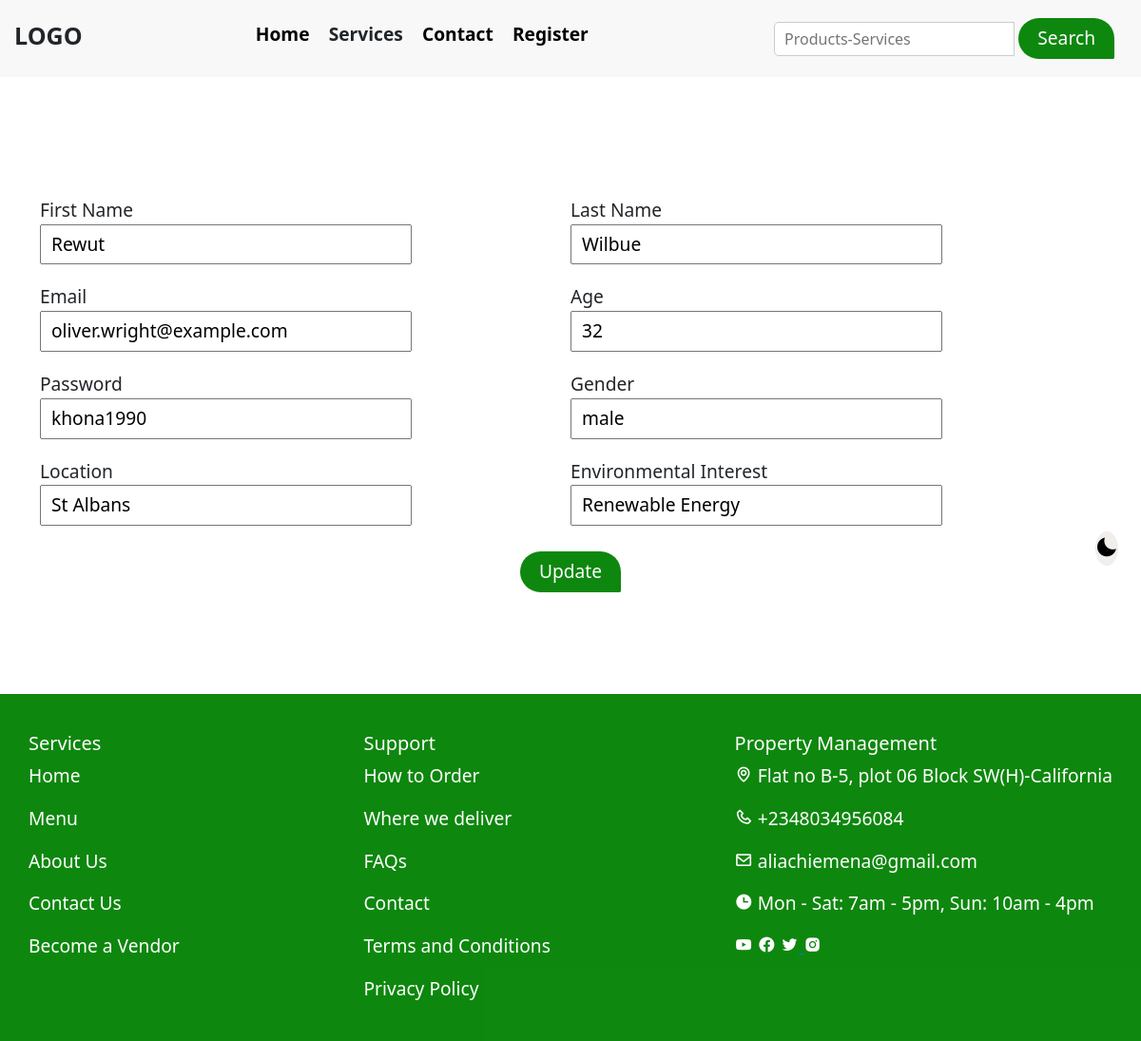
The page /update_resident_frontend.php?Resident_id=1 on the database its author committed.
### tables this page shows
CREATE TABLE `resident` (
  `Resident_id` int(11) NOT NULL,
  `FirstName` varchar(255) NOT NULL,
  `LastName` varchar(255) NOT NULL,
  `Email` varchar(50) NOT NULL,
  `AGE` int(11) DEFAULT NULL,
  `Password` varchar(255) NOT NULL,
  `Gender` enum('male','female','other') DEFAULT NULL,
  `Location` varchar(255) DEFAULT NULL,
  `Environmental_interests` varchar(255) DEFAULT NULL
);

### update_resident_frontend.php (the view, shortened to what this page needs)
<?php
require_once('nav.php');
?>
<!DOCTYPE html>
<html lang="en">
<head>
    <link href='https://unpkg.com/boxicons@2.1.4/css/boxicons.min.css' rel='stylesheet'>
    <link rel="stylesheet" href="https://cdn.jsdelivr.net/npm/bootstrap@5.3.3/dist/css/bootstrap.min.css" />
    <link rel="stylesheet" href="../Frontend/public/resident.css">
</head>
<body>
    <main class="container_fluid">
        <div class="container-fluid backgroundChanger">
            <button id="background" type="button"><i class='backgroundNew bx bxs-moon'></i></button>
        </div>
        <?php
       $conn = db_connect();
       $resident_id = isset($_GET['Resident_id']);
       if (isset($_GET['Resident_id'])) {
           $sql = "SELECT * FROM Resident WHERE Resident_id = $resident_id";
           $result = $conn->query($sql);
           if ($result->num_rows > 0) {
               $row = $result->fetch_assoc();
               ?>
                <form action="update_resident_backend.php?Resident_id=<?php echo $row['Resident_id']; ?>" method="POST">
                    <div id="formControl" class="fullname container">
                        <div class="div_mobile_space">
                            <div>
                                <label for="firstname">First Name</label>
                            </div>
                            <input type="text" name="firstname" id="firstname" value="<?php echo $row['FirstName']; ?>">
                        </div>
                        <div class="div_mobile_space">
                        <div>
                            <label for="lastname">Last Name</label>
                        </div>
                        <input type="text" name="lastname" id="lastname" value="<?php echo $row['LastName']; ?>">
                        </div>
                    </div>
                    <div id="formControl" class="fullname container">
                        <div class="div_mobile_space">
                            <div>
                                <label for="email">Email</label>
                            </div>
                            <input type="text" name="email" id="email" value="<?php echo $row['Email']; ?>">
                        </div>
                        <div class="div_mobile_space">
                            <div>
                                <label for="age">Age</label>
                            </div>
                            <input type="number" name="age" id="age" value="<?php echo $row['AGE']; ?>">
                        </div>
                    </div>
                    <div id="formControl" class="email container">
                        <div class="div_mobile_space">
                            <div>
                                <label for="password">Password</label>
                            </div>
                            <input type="text" name="password" id="password" value="<?php echo $row['Password']; ?>">
                        </div>
                        <div class="div_mobile_space">
                            <div>
                                <label for="gender">Gender</label>
                            </div>
                            <input type="text" name="gender" id="gender" value="<?php echo $row['Gender']; ?>">
                        </div>
                    </div>
                    <div id="formControl" class="email container">
                        <div class="div_mobile_space">
                            <div>
                                <label for="location">Location</label>
                            </div>
                            <input type="text" name="location" id="location" value="<?php echo $row['Location']; ?>">
                        </div>
                        <div class="div_mobile_space">
                            <div>
                                <label for="environmental_interest">Environmental Interest</label>
                            </div>
                            <input type="text" name="environmental_interest" id="environmental_interest" value="<?php echo $row['Environmental_interests']; ?>">
                        </div>
                    </div>
                    <center>
                        <div style="text-align: center;" class="btn residentSignupbtn">
                            <button class="button" type="submit" name="Submit">Update</button>
                        </div>
                    </center>
                </form>
    </main>
    <footer id="footer">
        <div class="container footerFlex">
            <div class="services_footer">
                <h5>Services</h5>
                <p><a href="index.html">Home</a></p>
                <p><a href="menu.html">Menu</a></p>
                <p><a href="">About Us</a></p>
                <p><a href="contactUs.html">Contact Us</a></p>
                <p><a href="">Become a Vendor</a></p>
            </div>
            <div class="support">
                <h5>Support</h5>
                <p><a href="">How to Order</a></p>
                <p><a href="">Where we deliver</a></p>
                <p><a href="">FAQs</a></p>
                <p><a href="">Contact</a></p>
                <p><a href="">Terms and Conditions</a></p>
                <p><a href="">Privacy Policy</a></p>
            </div>
            <div class="propertyManagement">
                <h5>Property Management</h5>
                <p><span><i class='bx bx-map'></i></span> Flat no B-5, plot 06 Block SW(H)-California</p>
                <p><span><i class='bx bx-phone'></i></span> +2348034956084</p>
                <p><span><i class='bx bx-envelope'></i></span> aliachiemena@gmail.com</p>
                <p><span><i class='bx bxs-time'></i></span> Mon - Sat: 7am - 5pm, Sun: 10am - 4pm</p>
                <div class="socialHandles">
                    <a href=""><span><i class='bx bxl-youtube'></i></span></a>
                    <a href=""><span><i class='bx bxl-facebook-circle'></i></span></a>
                    <a href=""><span><i class='bx bxl-twitter'></i></span>
                    </a>
                    <a href=""><span><i class='bx bxl-instagram-alt'></i><span></a>
                </div>
            </div>
        </div>
    </footer>
</body>
</html>
<?php
}
}

### Frontend/public/resident.css (style rules this page uses)
* { box-sizing: border-box; }
:root { --pink: rgb(240, 69, 43); --pinkAlt: rgb(199, 50, 27); --red: red; --green: rgb(86, 141, 51); --greenAlt: rgba(0, 129, 0, 0.945); --greentexiary: rgb(32, 150, 124); --blue: rgb(30, 144, 255); --sec_white: white; --sec_gray: rgb(248, 248, 248); --texiary_yellow: rgb(255, 238, 136); --texiary_brown: rgb(204, 187, 168); --milkcolor: rgb(241, 238, 236); --black: black; --grey: rgba(24, 23, 23, 0.301); --border-radius: 30px 30px 2px; --font-size: 1.2rem; }
div { font-size: var(--font-size); }
.button { background-color: var(--greenAlt); border: none; font-size: 1.2rem; padding: 7px 20px; color: var(--sec_white); transition: 300ms; border-radius: var(--border-radius); }
main { margin-bottom: 100px; }
.backgroundChanger { cursor: pointer; position: sticky; text-align: end; padding-top: 10px; left: 95%; top: 70%; cursor: pointer; width: 30px; }
#background { font-size: 1.5rem; border-radius: 50%; border: none; background-color: var(--milkcolor); }
form>#formControl { margin-bottom: 20px; }
.fullname, .email, .location_age, .password_container, .environ_gender { display: grid; grid-template-columns: auto auto; }
.fullname input, .email input, .password_container input, .location_age input, form textarea { width: 70%; padding: 5px 10px; }
footer { background-color: var(--greenAlt); }
.footerFlex { display: flex; justify-content: space-between; color: var(--sec_white); padding: 40px 0px 0px 0px; }
.services_footer a, .support a { text-decoration: none; color: var(--sec_white); }
.socialHandles i { color: var(--sec_white); }
@media screen and (max-width: 2000px) { nav, .navbar, .navbar_mobile, footer, main { max-width: 2000px; } }
@media screen and (max-width: 2000px) { main, footer { min-height: 360px; } }

### Frontend/public/index.css (style rules this page uses)
:root { --pink: rgb(240, 69, 43); --pinkAlt: rgb(199, 50, 27); --green: rgb(86, 141, 51); --greenAlt: rgb(1, 105, 1); --greentexiary: rgb(32, 150, 124); --blue: rgb(30, 144, 255); --black: black; --sec_white: white; --sec_gray: rgb(248, 248, 248); --texiary_yellow: rgb(255, 238, 136); --texiary_brown: rgb(204, 187, 168); --border-radius: 30px 30px 2px; --font-size: 1.2rem; }
.container-fluid { margin-bottom: 35px; }

### navbar/navbar.css (style rules this page uses)
* { margin: 0; padding: 0; box-sizing: border-box; }
body { font-family: sans-serif; }
footer { background-color: re; }
.backgroundChanger { position: sticky; text-align: end; padding-top: 10px; left: 95%; top: 70%; cursor: pointer; width: 30px; }

### rows shown on the page
resident: firstname "Rewut", lastname "Wilbue", email "oliver.wright@example.com", age "32", password "khona1990", gender "male", location "St Albans", environmental_interest "Renewable Energy"
